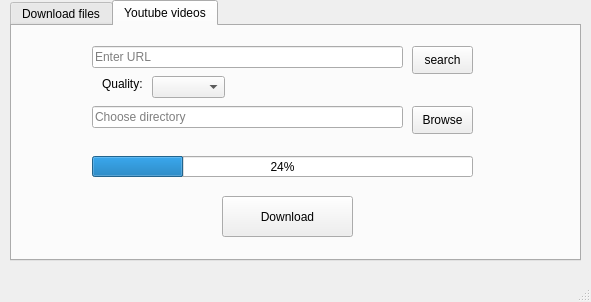
<?xml version="1.0" encoding="UTF-8"?>
<ui version="4.0">
 <class>MainWindow</class>
 <widget class="QMainWindow" name="MainWindow">
  <property name="geometry">
   <rect>
    <x>0</x>
    <y>0</y>
    <width>591</width>
    <height>302</height>
   </rect>
  </property>
  <property name="windowTitle">
   <string>MainWindow</string>
  </property>
  <widget class="QWidget" name="centralwidget">
   <widget class="QTabWidget" name="tabWidget">
    <property name="geometry">
     <rect>
      <x>10</x>
      <y>0</y>
      <width>571</width>
      <height>261</height>
     </rect>
    </property>
    <property name="currentIndex">
     <number>1</number>
    </property>
    <widget class="QWidget" name="tab">
     <attribute name="title">
      <string>Download files</string>
     </attribute>
     <widget class="QLineEdit" name="lineEdit">
      <property name="geometry">
       <rect>
        <x>80</x>
        <y>20</y>
        <width>381</width>
        <height>22</height>
       </rect>
      </property>
      <property name="inputMask">
       <string/>
      </property>
      <property name="text">
       <string/>
      </property>
      <property name="placeholderText">
       <string>Enter URL</string>
      </property>
     </widget>
     <widget class="QLineEdit" name="lineEdit_2">
      <property name="geometry">
       <rect>
        <x>80</x>
        <y>80</y>
        <width>311</width>
        <height>22</height>
       </rect>
      </property>
      <property name="text">
       <string/>
      </property>
      <property name="placeholderText">
       <string>Choose directory</string>
      </property>
     </widget>
     <widget class="QPushButton" name="pushButton">
      <property name="geometry">
       <rect>
        <x>210</x>
        <y>170</y>
        <width>131</width>
        <height>41</height>
       </rect>
      </property>
      <property name="text">
       <string>Download</string>
      </property>
     </widget>
     <widget class="QPushButton" name="pushButton_2">
      <property name="geometry">
       <rect>
        <x>400</x>
        <y>80</y>
        <width>61</width>
        <height>28</height>
       </rect>
      </property>
      <property name="text">
       <string>Browse</string>
      </property>
     </widget>
     <widget class="QProgressBar" name="progressBar">
      <property name="geometry">
       <rect>
        <x>80</x>
        <y>130</y>
        <width>381</width>
        <height>21</height>
       </rect>
      </property>
      <property name="value">
       <number>24</number>
      </property>
     </widget>
    </widget>
    <widget class="QWidget" name="tab_2">
     <attribute name="title">
      <string>Youtube videos</string>
     </attribute>
     <widget class="QPushButton" name="pushButton_3">
      <property name="geometry">
       <rect>
        <x>210</x>
        <y>170</y>
        <width>131</width>
        <height>41</height>
       </rect>
      </property>
      <property name="text">
       <string>Download</string>
      </property>
     </widget>
     <widget class="QLineEdit" name="lineEdit_3">
      <property name="geometry">
       <rect>
        <x>80</x>
        <y>20</y>
        <width>311</width>
        <height>22</height>
       </rect>
      </property>
      <property name="inputMask">
       <string/>
      </property>
      <property name="text">
       <string/>
      </property>
      <property name="placeholderText">
       <string>Enter URL</string>
      </property>
     </widget>
     <widget class="QPushButton" name="pushButton_4">
      <property name="geometry">
       <rect>
        <x>400</x>
        <y>80</y>
        <width>61</width>
        <height>28</height>
       </rect>
      </property>
      <property name="text">
       <string>Browse</string>
      </property>
     </widget>
     <widget class="QLineEdit" name="lineEdit_4">
      <property name="geometry">
       <rect>
        <x>80</x>
        <y>80</y>
        <width>311</width>
        <height>22</height>
       </rect>
      </property>
      <property name="text">
       <string/>
      </property>
      <property name="placeholderText">
       <string>Choose directory</string>
      </property>
     </widget>
     <widget class="QProgressBar" name="progressBar_2">
      <property name="geometry">
       <rect>
        <x>80</x>
        <y>130</y>
        <width>381</width>
        <height>21</height>
       </rect>
      </property>
      <property name="value">
       <number>24</number>
      </property>
     </widget>
     <widget class="QComboBox" name="comboBox">
      <property name="geometry">
       <rect>
        <x>140</x>
        <y>50</y>
        <width>73</width>
        <height>22</height>
       </rect>
      </property>
     </widget>
     <widget class="QLabel" name="label">
      <property name="geometry">
       <rect>
        <x>90</x>
        <y>50</y>
        <width>55</width>
        <height>16</height>
       </rect>
      </property>
      <property name="text">
       <string>Quality:</string>
      </property>
     </widget>
     <widget class="QPushButton" name="pushButton_5">
      <property name="geometry">
       <rect>
        <x>400</x>
        <y>20</y>
        <width>61</width>
        <height>28</height>
       </rect>
      </property>
      <property name="text">
       <string>search</string>
      </property>
     </widget>
    </widget>
   </widget>
  </widget>
  <widget class="QMenuBar" name="menubar">
   <property name="geometry">
    <rect>
     <x>0</x>
     <y>0</y>
     <width>591</width>
     <height>26</height>
    </rect>
   </property>
  </widget>
  <widget class="QStatusBar" name="statusbar"/>
 </widget>
 <resources/>
 <connections/>
</ui>
